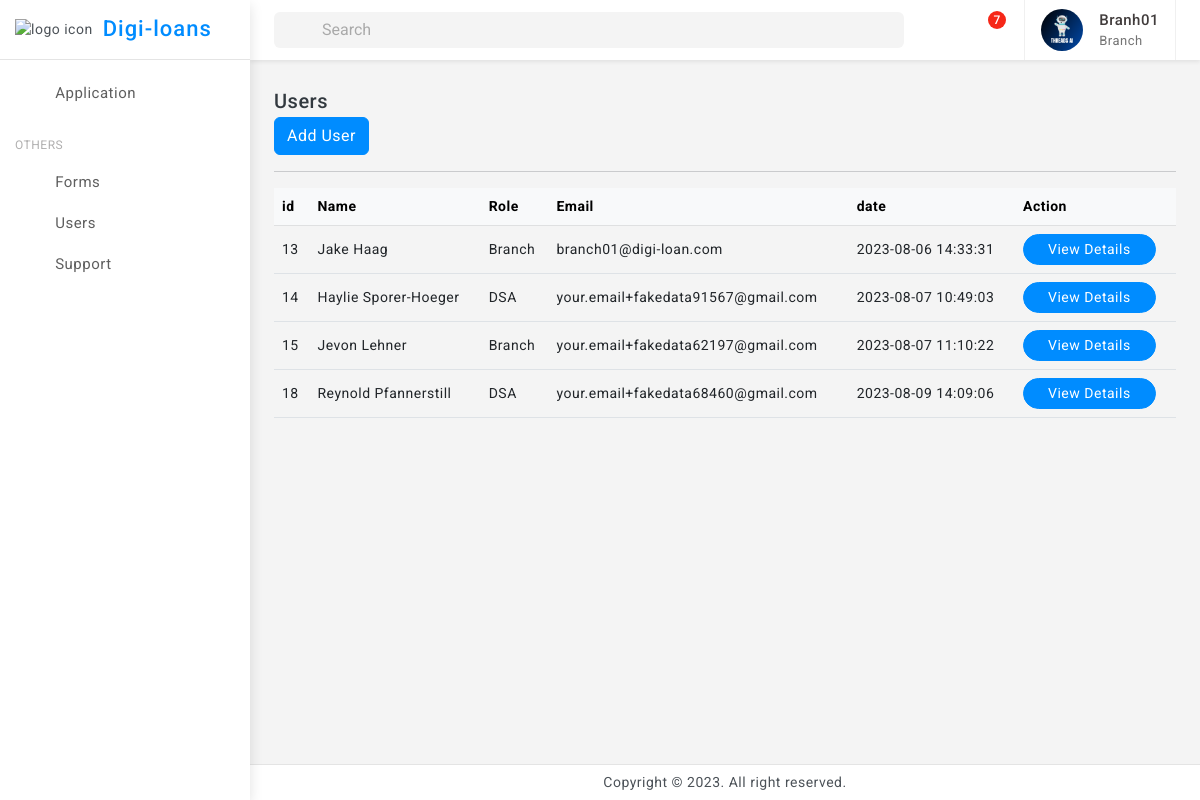
Page /users (signed in) on the committed database.
### tables this page shows
CREATE TABLE Roles (
                role_id INTEGER PRIMARY KEY,
                role_name TEXT NOT NULL,
                created_time TIMESTAMP DEFAULT CURRENT_TIMESTAMP,
                updated_time TIMESTAMP DEFAULT CURRENT_TIMESTAMP
            );

CREATE TABLE "Users" (
	"user_id"	INTEGER,
	"email"	TEXT NOT NULL,
	"password"	TEXT NOT NULL,
	"role_id"	INTEGER,
	"full_name"	TEXT,
	"date_of_birth"	TEXT,
	"address"	TEXT,
	"phone_number"	TEXT,
	"created_time"	TIMESTAMP DEFAULT CURRENT_TIMESTAMP,
	"updated_time"	TIMESTAMP DEFAULT CURRENT_TIMESTAMP,
	"approved"	INTEGER,
	"createdBy"	INTEGER,
	"branchBy"	INTEGER,
	PRIMARY KEY("user_id"),
	FOREIGN KEY("branchBy") REFERENCES "Users"("user_id")
);

### flask_app.py (the view)
@app.route('/users')
def admin_users():
    user_id=session["user"][0]
    role_id=session["role"][0]
    if(role_id==1):
        users = get_users_super_admin()
    elif (role_id==2):
        users=get_users_sub_admin()
    elif (role_id==3):
        users=get_branch_users_branchdBy(user_id)
    final_users = [tuple(user) + (get_role(user[3])[1],get_user_image(user[0],),user_documentdb.get_user_document_by_id(user[0])) for user in users]
    print(final_users)
    return render_template("users_list.html",users=final_users)

### databse/db_service.py (called while the page is built)
def connect_db():
    return sqlite3.connect('databse/digi_loans.db')

def get_role(role_id):
    conn = connect_db()
    cursor = conn.cursor()
    try:
        cursor.execute('SELECT * FROM Roles WHERE role_id = ?', (role_id,))
        role = cursor.fetchone()
        conn.close()
        return role
    except sqlite3.Error as e:
        print("Error getting role:", e)
        conn.close()
        return None

def get_user_image(user_id):
    try:
        conn = connect_db()
        cursor = conn.cursor()
        cursor.execute('SELECT * FROM UserProfile WHERE user_id = ?', (user_id,))
        result = cursor.fetchone()  # Fetch one row, assuming you want to retrieve a single user's image data
        conn.commit()
        print("got image result for ",user_id," : ",result)
        return result  # Return the fetched result
    except sqlite3.Error as e:
        print("Error get_user_image:", e)
        if conn:
            conn.rollback()
        return None  # Return None to indicate an error

def get_branch_users_branchdBy(branch_id):
    conn = connect_db()
    cursor = conn.cursor()
    try:
        cursor.execute('''
            SELECT * FROM Users WHERE role_id > 2 AND branchBy = ?
        ''', (branch_id,))
        users = cursor.fetchall()
        conn.close()
        return users
    except sqlite3.Error as e:
        print("Error get_branch_users_branchdBy :", e)
        conn.close()
        return None

### databse/user_document.py (called while the page is built)
def get_user_document_by_id(user_id):
    connection = db.connect_db()
    cursor = connection.cursor()
    try:
        cursor.execute("SELECT * FROM UserDocument WHERE user_id=?", (user_id,))
        return cursor.fetchone()
    except Exception as e:
        print("Error retrieving user document:", e)
    finally:
        connection.close()

### templates/users_list.html (shortened to what this page needs)
{% extends 'base.html' %}
{% block content %}
<div class="page-wrapper">
	<div class="page-content">
<div class="card-body">
    <div class="d-flex align-items-center">
        <div>
            <h5 class="mb-0">Users</h5>
        </div>
        <div class="font-22 ms-auto"><i class="bx bx-dots-horizontal-rounded"></i>
        </div>
    </div>
    <div class="ms-auto">
        <div class="btn-group">
            <a href="{{url_for('adduser')}}" class="btn btn-primary">Add User</a>
    </div>
    <hr>
    <div class="table-responsive">
        <table class="table align-middle mb-0">
            <thead class="table-light">
                <tr>
                    <th>id</th>
                    <th>Name</th>
                    <th>Role</th>
                    <th>Email</th>
                    <th>date</th>
                    <th>Action</th>
                </tr>
            </thead>
            <tbody>
                {%for user in users %}
                <tr>
                    <td>{{ user[0] }}</td>
                    <td>{{ user[4]}}</td>
                    <td>{{ user[13]}}</td>
                    <td>{{ user[1]}}</td>
                    <td>{{ user[8]}}</td>
                    <td>
                        <button type="button" class="btn btn-primary btn-sm radius-30 px-4" data-bs-toggle="modal" data-bs-target="#exampleScrollableModal_{{ user[0] }}">View Details</button>
                    </td>
                </tr>
                {% endfor %}
            </tbody>
        </table>
    </div>
</div>
</div>
</div>
{% endblock %}

### templates/base.html (shortened to what this page needs)
<!doctype html>
<html lang="en">
<head>
	<link href="{{ url_for('static', filename='assets/plugins/vectormap/jquery-jvectormap-2.0.2.css') }}" rel="stylesheet"/>
	<link href="{{ url_for('static', filename='assets/plugins/simplebar/css/simplebar.css') }}" rel="stylesheet" />
	<link href="{{ url_for('static', filename='assets/plugins/perfect-scrollbar/css/perfect-scrollbar.css') }}" rel="stylesheet" />
	<link href="{{ url_for('static', filename='assets/plugins/metismenu/css/metisMenu.min.css') }}" rel="stylesheet"/>
	<link href="{{ url_for('static', filename='assets/plugins/datatable/css/dataTables.bootstrap5.min.css') }}" rel="stylesheet" />
	<link href="{{ url_for('static', filename='assets/css/pace.min.css') }}" rel="stylesheet"/>
	<link href="{{ url_for('static', filename='assets/css/bootstrap.min.css') }}" rel="stylesheet">
	<link href="{{ url_for('static', filename='assets/css/bootstrap-extended.css') }}" rel="stylesheet">
	<link href="{{ url_for('static', filename='assets/css/app.css') }}" rel="stylesheet">
	<link href="{{ url_for('static', filename='assets/css/icons.css') }}" rel="stylesheet">
	<link rel="stylesheet" href="{{ url_for('static', filename='assets/css/dark-theme.css') }}"/>
	<link rel="stylesheet" href="{{ url_for('static', filename='assets/css/semi-dark.css') }}"/>
	<link rel="stylesheet" href="{{ url_for('static', filename='assets/css/header-colors.css') }}"/>
</head>
<body>
	<div class="wrapper">
		<div class="sidebar-wrapper" data-simplebar="true">
			<div class="sidebar-header">
				<div>
					<img src="{{ url_for('static', filename='assets/images/logo-icon.png') }}" class="logo-icon" alt="logo icon">
				</div>
				<div>
					<h4 class="logo-text">Digi-loans</h4>
				</div>
				<div class="toggle-icon ms-auto"><i class='bx bx-arrow-back'></i>
				</div>
			 </div>
			<ul class="metismenu" id="menu">
				<li>
					<a href="{{ url_for('all_applications') }}" >
						<div class="parent-icon"><i class="bx bx-category"></i>
						</div>
						<div class="menu-title">Application</div>
					</a>
				</li>
				<li class="menu-label">Others</li>
				<li>
					<a href="{{ url_for('admin_forms') }}" >
						<div class="parent-icon"><i class='bx bx-cookie'></i>
						</div>
						<div class="menu-title">Forms</div>
					</a>
				</li>
				<li>
					<a href="{{ url_for('admin_users') }}" >
						<div class="parent-icon"><i class='bx bx-user'></i>
						</div>
						<div class="menu-title">Users</div>
					</a>
				</li>
				<li>
					<a href="http://digi-loans.com/" target="_blank">
						<div class="parent-icon"><i class="bx bx-support"></i>
						</div>
						<div class="menu-title">Support</div>
					</a>
				</li>
			</ul>
		</div>
		<header>
			<div class="topbar d-flex align-items-center">
				<nav class="navbar navbar-expand gap-3">
					  <div class="position-relative search-bar d-lg-block d-none" data-bs-toggle="modal" data-bs-target="#SearchModal">
						<input class="form-control px-5" disabled type="search" placeholder="Search">
						<span class="position-absolute top-50 search-show ms-3 translate-middle-y start-0 top-50 fs-5"><i class='bx bx-search'></i></span>
					  </div>
					  <div class="top-menu ms-auto">
						<ul class="navbar-nav align-items-center gap-1">
							<li class="nav-item dark-mode d-none d-sm-flex">
								<a class="nav-link dark-mode-icon" href="javascript:;"><i class='bx bx-moon'></i>
								</a>
							</li>
							<li class="nav-item dropdown dropdown-large">
								<a class="nav-link dropdown-toggle dropdown-toggle-nocaret position-relative" href="#" data-bs-toggle="dropdown"><span class="alert-count">7</span>
									<i class='bx bx-bell'></i>
								</a>
							</li>
						</ul>
					</div>
					<div class="user-box dropdown px-3">
						<a class="d-flex align-items-center nav-link dropdown-toggle gap-3 dropdown-toggle-nocaret" href="#" role="button" data-bs-toggle="dropdown" aria-expanded="false">
							{% if session['image'] %}
							<img src="{{ url_for('static', filename=session['image'][2]) }}" class="user-img" alt="user avatar">
							{% endif %}
							<div class="user-info">
								<p class="user-name mb-0">{{session['user'][4]}}</p>
								<p class="designattion mb-0">{{session['role'][1]}}</p>
							</div>
						</a>
					</div>
				</nav>
			</div>
		</header>
		{% block content %}{% endblock %}
		<footer class="page-footer">
			<p class="mb-0">Copyright © 2023. All right reserved.</p>
		</footer>
	</div>
</body>
</html>

### static/assets/css/app.css (style rules this page uses)
body { font-size: 14px; color: #4c5258; letter-spacing: .5px; background: #f4f4f4; overflow-x: hidden; font-family: Roboto, sans-serif }
a { text-decoration: none }
.wrapper { width: 100%; position: relative }
.sidebar-wrapper { width: 250px; height: 100%; position: fixed; top: 0; bottom: 0; left: 0; background: #fff; border-right: 0 solid #e4e4e4; z-index: 11; box-shadow: 0 .3rem .8rem rgba(0, 0, 0, .12); transition: all .2s ease-out }
.sidebar-header { width: 250px; height: 60px; display: flex; align-items: center; position: fixed; top: 0; bottom: 0; padding: 0 15px; z-index: 5; background: #fff; background-clip: padding-box; border-bottom: 1px solid #e4e4e4 }
.logo-icon { width: 30px }
.logo-text { font-size: 22px; margin-left: 10px; margin-bottom: 0; letter-spacing: 1px; color: #008cff; }
.toggle-icon { font-size: 22px; cursor: pointer; color: #008cff }
.topbar { position: fixed; top: 0; left: 250px; right: 0; height: 60px; background: #fff; border-bottom: 1px solid rgb(228 228 228 / 0%); z-index: 10; -webkit-box-shadow: 0 .125rem .25rem rgba(0, 0, 0, .075); box-shadow: 0 .125rem .25rem rgba(0, 0, 0, .075); }
.topbar .navbar { width: 100%; height: 60px; padding-left: 1.5rem; padding-right: 1.5rem; }
.page-wrapper { height: 100%; margin-top: 60px; margin-bottom: 30px; margin-left: 250px }
.page-content { padding: 1.5rem 1.5rem 0.7rem 1.5rem }
.page-footer { background: #fff; left: 250px; right: 0; bottom: 0; position: fixed; text-align: center; padding: 7px; font-size: 14px; border-top: 1px solid #e4e4e4; z-index: 3 }
.sidebar-wrapper ul { padding: 0; margin: 0; list-style: none; background: 0 0 }
.sidebar-wrapper .metismenu { background: 0 0; display: -webkit-box; display: -ms-flexbox; display: flex; padding: 10px; margin-top: 60px; -webkit-box-orient: vertical; -webkit-box-direction: normal; -ms-flex-direction: column; flex-direction: column }
.sidebar-wrapper .metismenu li+li { margin-top: 5px }
.sidebar-wrapper .metismenu li:first-child { margin-top: 5px }
.sidebar-wrapper .metismenu li:last-child { margin-bottom: 5px }
.sidebar-wrapper .metismenu>li { display: -webkit-box; display: -ms-flexbox; display: flex; -webkit-box-orient: vertical; -webkit-box-direction: normal; -ms-flex-direction: column; flex-direction: column; position: relative }
.sidebar-wrapper .metismenu a { position: relative; display: flex; align-items: center; justify-content: left; padding: 6px 16px; font-size: 15px; color: #5f5f5f; outline-width: 0; text-overflow: ellipsis; overflow: hidden; letter-spacing: .5px; border-radius: 0.25rem; transition: all .3s ease-out }
.sidebar-wrapper .metismenu a .parent-icon { font-size: 24px; line-height: 1 }
.sidebar-wrapper .metismenu a .menu-title { margin-left: 10px }
.menu-label { padding: 20px 15px 5px 5px; color: #b0afaf; text-transform: uppercase; font-size: 12px; letter-spacing: .5px }
.font-22 { font-size: 22px }
.radius-30 { border-radius: 30px }
input::placeholder { color: #000!important; opacity: .3!important }
.topbar .navbar .navbar-nav .nav-item { display: flex; align-items: center; justify-content: center; width: auto; height: 60px; }
.topbar .navbar .navbar-nav .nav-link { color: #212529; font-size: 22px; border-radius: 50%; display: flex; align-items: center; justify-content: center; width: 42px; height: 42px; transition: 0.3s cubic-bezier(0.075, 0.82, 0.165, 1); }
.dropdown-toggle-nocaret:after { display: none }
.alert-count { position: absolute; top: 2px; left: 22px; width: 18px; height: 18px; display: flex; align-items: center; justify-content: center; border-radius: 50%; font-size: 12px; font-weight: 500; color: #fff; background: #f62718 }
.user-img { width: 42px; height: 42px; border-radius: 50%; border: 0 solid #e5e5e5; padding: 0; }
.user-info .user-name { font-size: 15px; font-weight: 500; color: #413c3c }
.user-info .designattion { font-size: 13px; color: #747474 }
.user-box { display: flex; align-items: center; height: 60px; border-left: 1px solid #f0f0f0; border-right: 1px solid #f0f0f0; }
.dropdown-large { position: relative }
.search-bar { width: 100%; cursor: pointer; }
.search-bar input[disabled] { cursor: pointer; background-color: #f4f4f4; border: 0; }

### rows in the picture
Roles: role_name "Branch", role_name "Branch" "Branch"
Users: full_name "Jake Haag", email "branch01@digi-loan.com", created_time "2023-08-06 14:33:31"
Users: full_name "Haylie Sporer-Hoeger", email "your.email+fakedata91567@gmail.com", created_time "2023-08-07 10:49:03"
Roles: role_name "DSA" "DSA"
Users: full_name "Jevon Lehner", email "your.email+fakedata62197@gmail.com", created_time "2023-08-07 11:10:22"
Users: full_name "Reynold Pfannerstill", email "your.email+fakedata68460@gmail.com", created_time "2023-08-09 14:09:06"

### other values in the picture
{{ session['user'][4] }} "Branh01"
{{ user[0] }} "13" "14" "15" "18"
